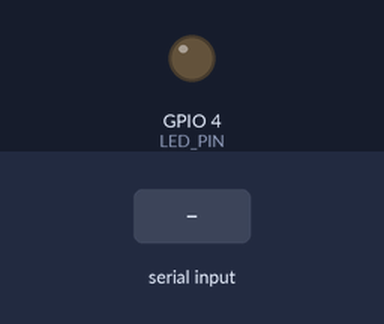
Bench run of a sketch on a simulated ESP32. On the bench: output pins drawn as LEDs (lit = HIGH). Dashed ring = blinking. The inputs (shaded band) are chosen by the test bench. WiFi joins after 1.5 s; servers stay silent unless stated; the local clock reads 2024-03-15 10:24:30 at power-on unless the sketch sets it; the camera gives no picture; web services answer with replies made up by the test bench; what the sketch prints to the serial monitor is not drawn.

Above: at 7.0 s.
7.1 s: "CAPTURE_ONLINE|\n" received over Serial
At 8.3 s:
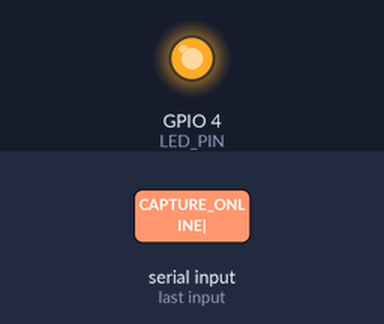
8.6 s: "CAPTURE_OFFLINE\n" received over Serial
At 9.02 s:
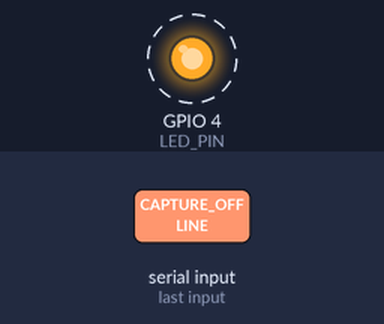
10.3 s: "PING\n" received over Serial
Timing chart, 0 to 13.3 s (numbered marks = the images above; inputs shaded):
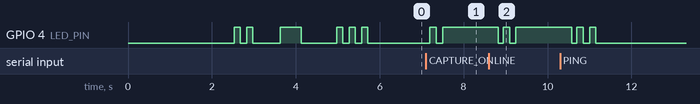

The sketch:

cam_complete.ino
```cpp
/*
 * ═══════════════════════════════════════════════════════════
 * ESP32-CAM Smart Parcel Camera System
 * ระบบกล้องแจ้งเตือนพัสดุอัจฉริยะ - Telegram Integration
 *
 * Version: 2.0 Optimized & Clean
 * Author: Final Day Project Team
 * ═══════════════════════════════════════════════════════════
 */

#include <WiFi.h>
#include <WiFiClientSecure.h>
#include <ArduinoJson.h>
#include "esp_camera.h"
#include "time.h"
#include "soc/soc.h"
#include "soc/rtc_cntl_reg.h"

// ═══════════════════════════════════════════════════════════
// CONFIGURATION - Network
// ═══════════════════════════════════════════════════════════
const char* WIFI_SSID = "pinkcute";
const char* WIFI_PASSWORD = "101245170946";

// ═══════════════════════════════════════════════════════════
// CONFIGURATION - Telegram Bot
// ═══════════════════════════════════════════════════════════
const char* TELEGRAM_BOT_TOKEN = "8059110334:AAFVe2EHW9prJjOD2BGzaFy2cTNUfB4EbgY";
const char* TELEGRAM_CHAT_ID = "7664878209";

// ═══════════════════════════════════════════════════════════
// CONFIGURATION - Camera Pins (AI-Thinker Model)
// ═══════════════════════════════════════════════════════════
#define PWDN_GPIO_NUM     32
#define RESET_GPIO_NUM    -1
#define XCLK_GPIO_NUM      0
#define SIOD_GPIO_NUM     26
#define SIOC_GPIO_NUM     27
#define Y9_GPIO_NUM       35
#define Y8_GPIO_NUM       34
#define Y7_GPIO_NUM       39
#define Y6_GPIO_NUM       36
#define Y5_GPIO_NUM       21
#define Y4_GPIO_NUM       19
#define Y3_GPIO_NUM       18
#define Y2_GPIO_NUM        5
#define VSYNC_GPIO_NUM    25
#define HREF_GPIO_NUM     23
#define PCLK_GPIO_NUM     22
#define LED_PIN            4

// ═══════════════════════════════════════════════════════════
// CONFIGURATION - System Parameters
// ═══════════════════════════════════════════════════════════
const int TELEGRAM_MAX_RETRY = 3;
const int TELEGRAM_TIMEOUT_MS = 20000;
const int WIFI_RECONNECT_DELAY = 30000;
const int HEARTBEAT_INTERVAL = 60000;
const int UPLOAD_CHUNK_SIZE = 1024;

// ═══════════════════════════════════════════════════════════
// CONFIGURATION - Time Settings
// ═══════════════════════════════════════════════════════════
const char* NTP_SERVER = "pool.ntp.org";
const long GMT_OFFSET_SEC = 25200;  // GMT+7 Thailand
const int DAYLIGHT_OFFSET_SEC = 0;

// ═══════════════════════════════════════════════════════════
// GLOBAL OBJECTS
// ═══════════════════════════════════════════════════════════
WiFiClientSecure telegramClient;

// ═══════════════════════════════════════════════════════════
// STATE VARIABLES
// ═══════════════════════════════════════════════════════════
struct SystemState {
  bool wifiConnected = false;
  bool cameraReady = false;
  int photoCount = 0;
  int failureCount = 0;
  unsigned long lastHeartbeat = 0;
  unsigned long lastReconnectAttempt = 0;
} state;

// ═══════════════════════════════════════════════════════════
// FUNCTION DECLARATIONS
// ═══════════════════════════════════════════════════════════
void setupSystem();
void setupWiFi();
void setupCamera();
void setupTime();
void loopSystem();
void processCommand();
void sendResponse(const String& msg);
void checkHeartbeat();
void checkWiFiStatus();

bool captureAndSendPhoto(const String& caption);
bool sendPhotoToTelegram(const uint8_t* data, size_t size, const String& caption);
String formatSensorData(const String& raw);
String getCurrentTime();
void indicateLED(int blinks);

// ═══════════════════════════════════════════════════════════
// SETUP
// ═══════════════════════════════════════════════════════════
void setup() {
  WRITE_PERI_REG(RTC_CNTL_BROWN_OUT_REG, 0);
  delay(2000);

  Serial.begin(115200);
  delay(500);

  Serial.println("\n╔═══════════════════════════════════════════╗");
  Serial.println("║   ESP32-CAM v2.0 - Clean & Optimized     ║");
  Serial.println("║   Smart Parcel Camera System             ║");
  Serial.println("╚═══════════════════════════════════════════╝\n");

  setupSystem();
}

// ═══════════════════════════════════════════════════════════
// MAIN LOOP
// ═══════════════════════════════════════════════════════════
void loop() {
  loopSystem();
}

// ═══════════════════════════════════════════════════════════
// SETUP FUNCTIONS
// ═══════════════════════════════════════════════════════════

void setupSystem() {
  pinMode(LED_PIN, OUTPUT);
  digitalWrite(LED_PIN, LOW);

  indicateLED(2);
  setupWiFi();
  setupCamera();

  if (state.wifiConnected) setupTime();

  Serial.println("\n╔═══════════════════════════════════════════╗");
  Serial.println("║            SYSTEM READY                   ║");
  Serial.println("╚═══════════════════════════════════════════╝");
  Serial.printf("WiFi: %s | Camera: %s\n",
    state.wifiConnected ? "✓" : "✗",
    state.cameraReady ? "✓" : "✗");
  Serial.println("\nCommands: CAPTURE_ONLINE|data, CAPTURE_OFFLINE, PING, STATUS\n");

  indicateLED(state.wifiConnected && state.cameraReady ? 3 : 5);

  String status = state.wifiConnected && state.cameraReady ? "READY" : "ERROR";
  sendResponse(status + "|WiFi:" + (state.wifiConnected ? "OK" : "FAIL") +
               "|Cam:" + (state.cameraReady ? "OK" : "FAIL"));
}

void setupWiFi() {
  Serial.printf("⚙️  WiFi: %s\n", WIFI_SSID);

  WiFi.mode(WIFI_STA);
  WiFi.begin(WIFI_SSID, WIFI_PASSWORD);

  int attempts = 0;
  while (WiFi.status() != WL_CONNECTED && attempts++ < 20) {
    delay(500);
    Serial.print(".");
    digitalWrite(LED_PIN, attempts % 2);
  }

  digitalWrite(LED_PIN, LOW);
  Serial.println();

  if (WiFi.status() == WL_CONNECTED) {
    state.wifiConnected = true;
    Serial.printf("   ✓ Connected | IP: %s | RSSI: %d dBm\n",
      WiFi.localIP().toString().c_str(), WiFi.RSSI());
    telegramClient.setInsecure();
  } else {
    Serial.println("   ✗ Connection failed");
  }
}

void setupCamera() {
  Serial.println("⚙️  Initializing camera...");

  camera_config_t config;
  config.ledc_channel = LEDC_CHANNEL_0;
  config.ledc_timer = LEDC_TIMER_0;
  config.pin_d0 = Y2_GPIO_NUM;
  config.pin_d1 = Y3_GPIO_NUM;
  config.pin_d2 = Y4_GPIO_NUM;
  config.pin_d3 = Y5_GPIO_NUM;
  config.pin_d4 = Y6_GPIO_NUM;
  config.pin_d5 = Y7_GPIO_NUM;
  config.pin_d6 = Y8_GPIO_NUM;
  config.pin_d7 = Y9_GPIO_NUM;
  config.pin_xclk = XCLK_GPIO_NUM;
  config.pin_pclk = PCLK_GPIO_NUM;
  config.pin_vsync = VSYNC_GPIO_NUM;
  config.pin_href = HREF_GPIO_NUM;
  config.pin_sscb_sda = SIOD_GPIO_NUM;
  config.pin_sscb_scl = SIOC_GPIO_NUM;
  config.pin_pwdn = PWDN_GPIO_NUM;
  config.pin_reset = RESET_GPIO_NUM;
  config.xclk_freq_hz = 20000000;
  config.pixel_format = PIXFORMAT_JPEG;

  bool hasPSRAM = psramFound();
  config.frame_size = hasPSRAM ? FRAMESIZE_SVGA : FRAMESIZE_VGA;
  config.jpeg_quality = hasPSRAM ? 10 : 12;
  config.fb_count = hasPSRAM ? 2 : 1;

  Serial.printf("   PSRAM: %s\n", hasPSRAM ? "Yes (High Quality)" : "No (Standard)");

  if (esp_camera_init(&config) != ESP_OK) {
    Serial.println("   ✗ Camera init failed");
    return;
  }

  state.cameraReady = true;
  Serial.println("   ✓ Camera ready");

  // Optimize sensor settings
  sensor_t* s = esp_camera_sensor_get();
  if (s) {
    s->set_whitebal(s, 1);
    s->set_awb_gain(s, 1);
    s->set_exposure_ctrl(s, 1);
    s->set_gain_ctrl(s, 1);
    s->set_lenc(s, 1);
  }
}

void setupTime() {
  Serial.println("⚙️  Syncing time...");
  configTime(GMT_OFFSET_SEC, DAYLIGHT_OFFSET_SEC, NTP_SERVER);

  struct tm timeinfo;
  if (getLocalTime(&timeinfo)) {
    Serial.println(&timeinfo, "   ✓ %Y-%m-%d %H:%M:%S");
  } else {
    Serial.println("   ⚠️  Time sync failed");
  }
}

// ═══════════════════════════════════════════════════════════
// LOOP FUNCTIONS
// ═══════════════════════════════════════════════════════════

void loopSystem() {
  if (Serial.available()) processCommand();
  checkHeartbeat();
  checkWiFiStatus();
  delay(100);
}

void checkHeartbeat() {
  if (millis() - state.lastHeartbeat < HEARTBEAT_INTERVAL) return;

  state.lastHeartbeat = millis();
  Serial.printf("💓 Heartbeat | WiFi: %d dBm | Photos: %d | Fails: %d\n",
    WiFi.RSSI(), state.photoCount, state.failureCount);
  sendResponse("HEARTBEAT|OK");
}

void checkWiFiStatus() {
  if (state.wifiConnected || WiFi.status() == WL_CONNECTED) return;
  if (millis() - state.lastReconnectAttempt < WIFI_RECONNECT_DELAY) return;

  state.lastReconnectAttempt = millis();
  Serial.println("🔄 WiFi reconnecting...");

  WiFi.disconnect();
  delay(1000);
  WiFi.begin(WIFI_SSID, WIFI_PASSWORD);

  int attempts = 0;
  while (WiFi.status() != WL_CONNECTED && attempts++ < 10) {
    delay(500);
  }

  if (WiFi.status() == WL_CONNECTED) {
    state.wifiConnected = true;
    Serial.println("✓ WiFi reconnected");
    sendResponse("WIFI_RECONNECTED");
  }
}

// ═══════════════════════════════════════════════════════════
// COMMAND PROCESSING
// ═══════════════════════════════════════════════════════════

void processCommand() {
  String cmd = Serial.readStringUntil('\n');
  cmd.trim();
  if (cmd.isEmpty()) return;

  Serial.println("\n╔═══════════════════════════════════════════╗");
  Serial.printf("║ CMD: %-37s║\n", cmd.c_str());
  Serial.println("╚═══════════════════════════════════════════╝");

  if (cmd.startsWith("CAPTURE_ONLINE|")) {
    handleCaptureOnline(cmd.substring(15));
  }
  else if (cmd == "CAPTURE_OFFLINE") {
    handleCaptureOffline();
  }
  else if (cmd == "PING") {
    handlePing();
  }
  else if (cmd == "STATUS") {
    handleStatus();
  }
  else {
    Serial.println("✗ Unknown command");
    sendResponse("ERROR|UnknownCommand");
  }
}

void handleCaptureOnline(const String& sensorData) {
  Serial.println("🌐 Mode: ONLINE");

  String formatted = formatSensorData(sensorData);
  String caption = "📦 แจ้งเตือน: มีพัสดุมาส่ง!\n\n";
  caption += formatted;
  caption += "\n📅 " + getCurrentTime();
  caption += "\n🆔 #" + String(state.photoCount + 1);

  indicateLED(1);

  bool success = false;
  for (int i = 0; i < TELEGRAM_MAX_RETRY && !success; i++) {
    if (i > 0) {
      Serial.printf("🔄 Retry %d/%d\n", i, TELEGRAM_MAX_RETRY);
      delay(2000);
    }
    success = captureAndSendPhoto(caption);
  }

  if (success) {
    state.failureCount = 0;
    sendResponse("TELEGRAM_OK|Photo:" + String(state.photoCount));
  } else {
    state.failureCount++;
    sendResponse("TELEGRAM_FAIL|Retries:" + String(TELEGRAM_MAX_RETRY));
  }
}

void handleCaptureOffline() {
  Serial.println("📴 Mode: OFFLINE");

  String caption = "📦 แจ้งเตือน: มีพัสดุมาส่ง!\n\n";
  caption += "📅 " + getCurrentTime();
  caption += "\n⚠️ โหมดออฟไลน์";
  caption += "\n🆔 #" + String(state.photoCount + 1);

  indicateLED(1);

  bool success = captureAndSendPhoto(caption);
  sendResponse(success ? "TELEGRAM_OK|OFFLINE" : "TELEGRAM_FAIL|OFFLINE");
}

void handlePing() {
  Serial.println("🏓 PONG");
  String resp = "PONG|WiFi:" + String(state.wifiConnected ? "OK" : "FAIL");
  resp += "|Cam:" + String(state.cameraReady ? "OK" : "FAIL");
  resp += "|Photos:" + String(state.photoCount);
  sendResponse(resp);
  indicateLED(2);
}

void handleStatus() {
  Serial.println("📊 STATUS:");
  Serial.printf("   WiFi: %s (%d dBm)\n", state.wifiConnected ? "ON" : "OFF", WiFi.RSSI());
  Serial.printf("   Camera: %s\n", state.cameraReady ? "Ready" : "Error");
  Serial.printf("   Photos: %d | Fails: %d\n", state.photoCount, state.failureCount);
  Serial.printf("   Uptime: %lu s\n", millis() / 1000);
  sendResponse("STATUS_OK");
}

// ═══════════════════════════════════════════════════════════
// CAMERA & TELEGRAM FUNCTIONS
// ═══════════════════════════════════════════════════════════

bool captureAndSendPhoto(const String& caption) {
  if (!state.cameraReady) {
    Serial.println("✗ Camera not ready");
    return false;
  }

  if (!state.wifiConnected) {
    Serial.println("✗ No WiFi");
    return false;
  }

  Serial.println("📸 Capturing...");
  digitalWrite(LED_PIN, HIGH);

  camera_fb_t* fb = esp_camera_fb_get();
  if (!fb) {
    Serial.println("✗ Capture failed");
    digitalWrite(LED_PIN, LOW);
    return false;
  }

  Serial.printf("✓ Captured: %.1f KB\n", fb->len / 1024.0);
  state.photoCount++;

  bool success = sendPhotoToTelegram(fb->buf, fb->len, caption);

  esp_camera_fb_return(fb);
  digitalWrite(LED_PIN, LOW);

  return success;
}

bool sendPhotoToTelegram(const uint8_t* data, size_t size, const String& caption) {
  const char* server = "api.telegram.org";

  Serial.println("📤 Sending...");

  if (!telegramClient.connect(server, 443)) {
    Serial.println("✗ Connection failed");
    return false;
  }

  String boundary = "----ESP32CAM" + String(millis());

  String header = "--" + boundary + "\r\n";
  header += "Content-Disposition: form-data; name=\"chat_id\"\r\n\r\n";
  header += String(TELEGRAM_CHAT_ID) + "\r\n";
  header += "--" + boundary + "\r\n";
  header += "Content-Disposition: form-data; name=\"caption\"\r\n\r\n";
  header += caption + "\r\n";

  String photoHeader = "--" + boundary + "\r\n";
  photoHeader += "Content-Disposition: form-data; name=\"photo\"; filename=\"photo.jpg\"\r\n";
  photoHeader += "Content-Type: image/jpeg\r\n\r\n";

  String footer = "\r\n--" + boundary + "--\r\n";

  uint32_t contentLength = header.length() + photoHeader.length() + size + footer.length();

  telegramClient.println("POST /bot" + String(TELEGRAM_BOT_TOKEN) + "/sendPhoto HTTP/1.1");
  telegramClient.println("Host: " + String(server));
  telegramClient.println("Content-Type: multipart/form-data; boundary=" + boundary);
  telegramClient.println("Content-Length: " + String(contentLength));
  telegramClient.println();
  telegramClient.print(header);
  telegramClient.print(photoHeader);

  Serial.print("📊 Upload: ");
  size_t sent = 0;
  int lastPct = 0;

  for (size_t i = 0; i < size; i += UPLOAD_CHUNK_SIZE) {
    size_t chunk = min((size_t)UPLOAD_CHUNK_SIZE, size - i);
    telegramClient.write(&data[i], chunk);
    sent += chunk;

    int pct = (sent * 100) / size;
    if (pct >= lastPct + 20) {
      Serial.printf("%d%% ", pct);
      lastPct = pct;
    }
    yield();
  }
  Serial.println("✓");

  telegramClient.print(footer);

  Serial.print("⏳ Response: ");
  unsigned long timeout = millis();
  bool success = false;

  while (telegramClient.connected() && millis() - timeout < TELEGRAM_TIMEOUT_MS) {
    if (telegramClient.available()) {
      String line = telegramClient.readStringUntil('\n');
      if (line.indexOf("\"ok\":true") > 0) {
        Serial.println("✓ OK");
        success = true;
        break;
      }
      if (line.indexOf("\"ok\":false") > 0) {
        Serial.println("✗ API Error");
        break;
      }
    }
    yield();
  }

  if (!success && millis() - timeout >= TELEGRAM_TIMEOUT_MS) {
    Serial.println("✗ Timeout");
  }

  telegramClient.stop();
  return success;
}

// ═══════════════════════════════════════════════════════════
// UTILITY FUNCTIONS
// ═══════════════════════════════════════════════════════════

String formatSensorData(const String& raw) {
  String result = "";

  if (raw.indexOf("PIR: YES") >= 0) {
    result += "👤 มีผู้ใช้งาน\n";
  } else if (raw.indexOf("PIR: NO") >= 0) {
    result += "🚫 ไม่มีผู้ใช้งาน\n";
  }

  int distPos = raw.indexOf("Distance: ");
  if (distPos >= 0) {
    int endPos = raw.indexOf("cm", distPos);
    if (endPos >= 0) {
      int dist = raw.substring(distPos + 10, endPos).toInt();
      result += "📏 ระยะ: " + String(dist) + " cm\n";

      if (dist <= 10) result += "🔴 สถานะ: เต็ม";
      else if (dist <= 20) result += "🟡 สถานะ: กลาง";
      else if (dist <= 40) result += "🟢 สถานะ: พร้อม";
      else result += "⚪ สถานะ: ว่าง";
    }
  }

  return result;
}

String getCurrentTime() {
  struct tm timeinfo;
  if (!getLocalTime(&timeinfo)) return "N/A";

  char buf[25];
  strftime(buf, sizeof(buf), "%d/%m/%Y %H:%M:%S", &timeinfo);
  return String(buf);
}

void sendResponse(const String& msg) {
  Serial.println("📤 " + msg);
  Serial.flush();
}

void indicateLED(int blinks) {
  for (int i = 0; i < blinks; i++) {
    digitalWrite(LED_PIN, HIGH);
    delay(150);
    digitalWrite(LED_PIN, LOW);
    delay(150);
  }
}
```

Measured:
- after the input at 7.1 s, GPIO 4 (LED_PIN): LOW → HIGH after 0.10 s, → LOW 0.15 s later, → HIGH 0.15 s later
